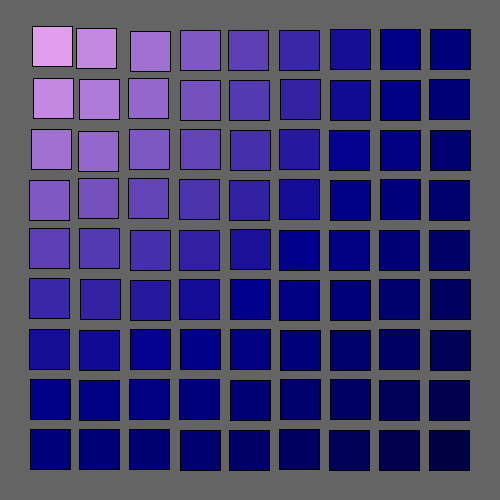
Frame 1 (no input)
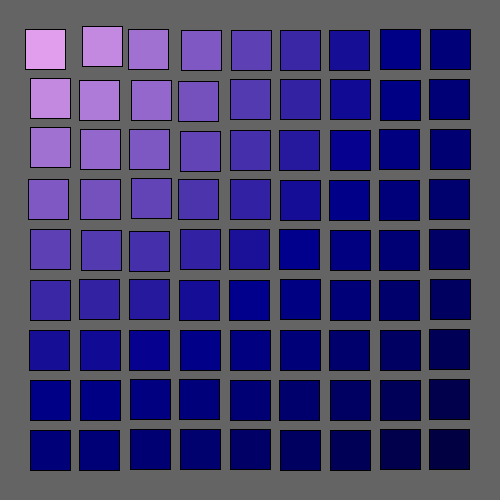
Frame 60 (the mouse pressed at the canvas centre just before this capture)
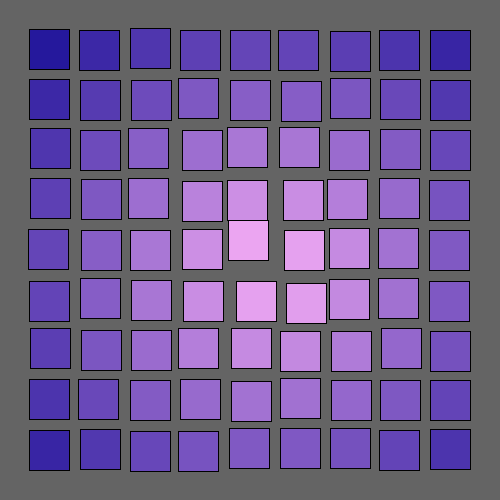
Frame 120 (the mouse held since frame 60 and released just before this capture)

The Processing sketch that drew these frames (run headless with seeded random() and noise(); from frame 60 on, the mouse is pressed at the canvas centre):

// Processing sketch: MouseX_movement
// ── MouseX_movement.pde
void setup()
{
   size(500,500); 
}

void draw(){
  background(100);
 for (int i=30; i< width-30; i+=50)
  for (int j=30; j< height-30; j+=50)
  {
    float vari = dist(i, j, mouseX, mouseY);
    fill( 255-0.7*vari,
          180-0.5*vari,
          250-0.3*vari);
          
   rect(i + 100*random(-3,3)/vari , j + 100*random(-3,3)/vari, 40, 40); 
  }


}
